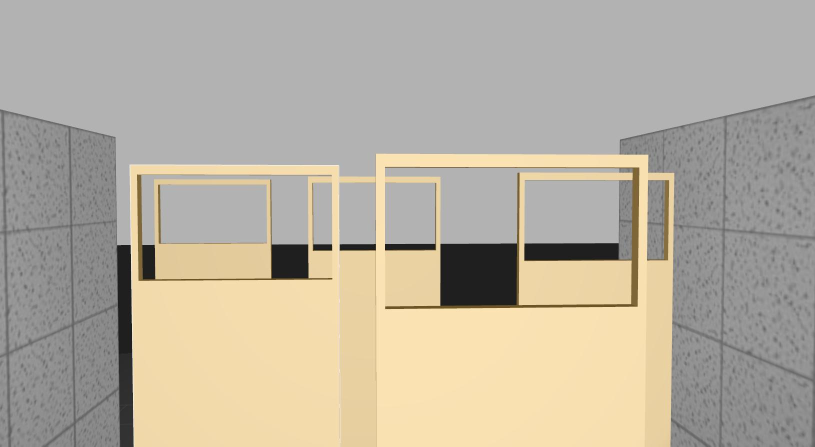
#> input picture image_processing/dataset/mod/mod_1.jpg, 1630 x 893 px (shown at 1/2 size)
$ jupyter execute rectangle_detection.ipynb   (shell and % lines are left out)
#> lines starting #> are read from the running program, lines starting #| are printed output that depends on the picture; after the words box and inside, x2 and y2 are one past the last pixel; in counts of white or black regions, pixels touching at a corner belong together
[cell 1]
import cv2 as cv
import numpy as np
from matplotlib import pyplot as plt

plt.rcParams['figure.figsize'] = [12, 8]
plt.rcParams['figure.dpi'] = 100 # 200 e.g. is really fine, but slower

[cell 2]
impath = './dataset/mod/mod_1.jpg'

[cell 3]
img = cv.imread(impath, cv.IMREAD_COLOR)
#> img is the input picture: shape (893, 1630, 3); mean B, G, R 160.8, 175.6, 183.1
img = cv.GaussianBlur(img, (5, 5), 0)
rgb = cv.cvtColor(img, cv.COLOR_BGR2RGB)
gray = cv.cvtColor(img, cv.COLOR_BGR2GRAY)
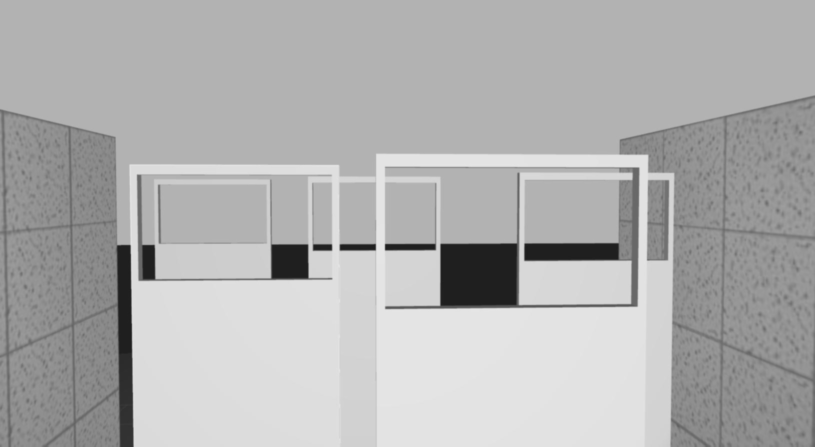
#> gray: shape (893, 1630) (shown at 1/2 size); min 29, max 230, mean 176.2

# [6 lines of commented-out code are left out]
plt.imshow(rgb)

# plt.subplot(2, 2, 3)
# plt.imshow(gray, cmap="gray")

plt.show()

[cell 4]
# HSV Mask on Image
hsv = cv.cvtColor(img, cv.COLOR_BGR2HSV)
#> hsv: shape (893, 1630, 3); mean H, S, V 9.1, 24.7, 183.2

# #fae2b2
lower = np.array([15, 70, 245], dtype=np.uint8)
upper = np.array([25, 80, 255], dtype=np.uint8)

mask = cv.inRange(hsv, lower, upper)
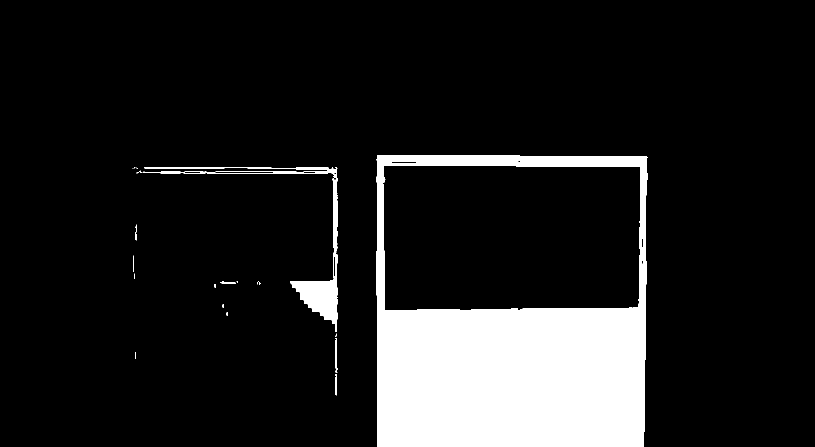
#> mask: shape (893, 1630) (shown at 1/2 size); 12.1% white; 23 white regions (13 under 20 px), largest, box (x1, y1, x2, y2) and area: (753, 310, 1296, 893) 166667, (288, 334, 676, 664) 8627, (285, 343, 364, 347) 234
masked = cv.bitwise_and(img, img, mask=mask)
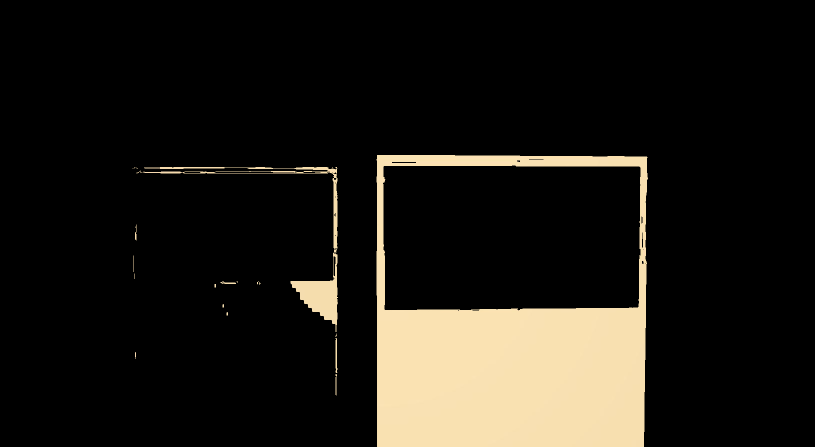
#> masked: shape (893, 1630, 3) (shown at 1/2 size); mean B, G, R 21.4, 27.2, 30.1

gray_masked = cv.cvtColor(masked, cv.COLOR_BGR2GRAY)
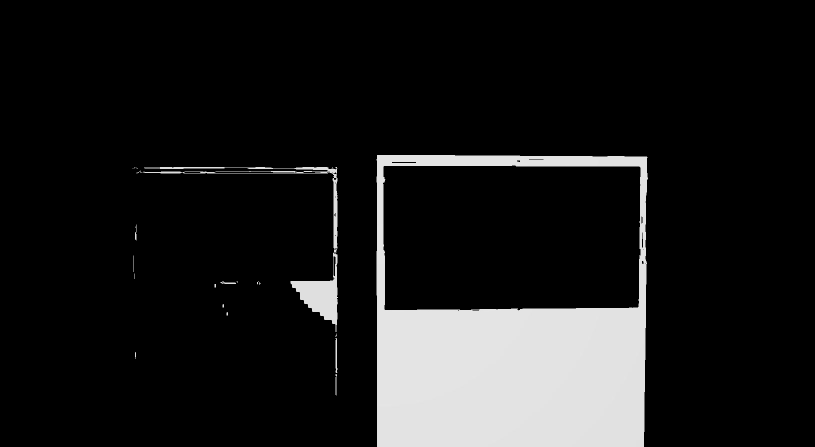
#> gray_masked: shape (893, 1630) (shown at 1/2 size); min 0, max 230, mean 27.4

# plt.subplot(2, 2, 1)
# plt.imshow(img)

plt.subplot(2, 1, 1)
plt.imshow(rgb)

plt.subplot(2, 1, 2)
plt.imshow(mask, cmap='gray')

# plt.subplot(2, 2, 4)
# plt.imshow(result)

[cell 5]
kernel = np.ones((3, 3), dtype=np.uint8)
eroded = cv.erode(mask, kernel, iterations=3)
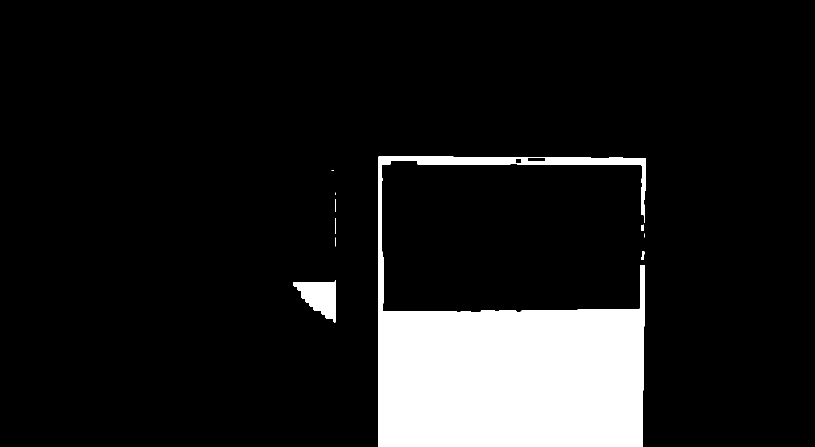
#> eroded: shape (893, 1630) (shown at 1/2 size); 11% white; 10 white regions (4 under 20 px), largest, box (x1, y1, x2, y2) and area: (756, 313, 1292, 893) 155345, (586, 560, 672, 645) 4068, (1282, 503, 1289, 519) 80, (1282, 449, 1288, 462) 66, (670, 436, 672, 467) 48, (670, 398, 672, 423) 44
dilated = cv.dilate(mask, kernel, iterations=3)
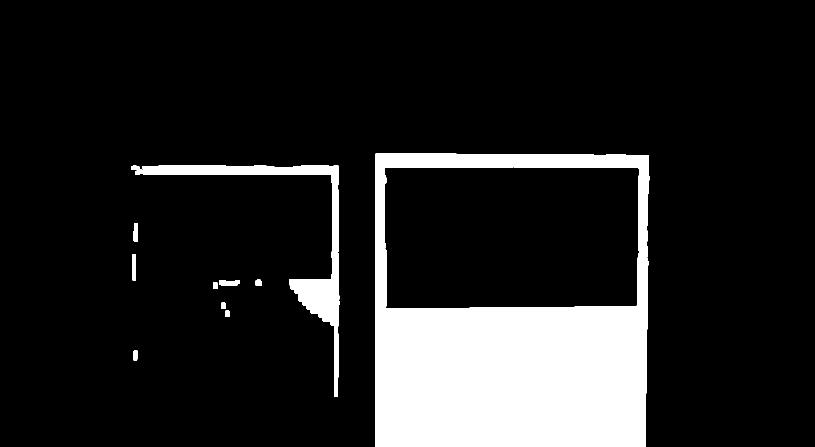
#> dilated: shape (893, 1630) (shown at 1/2 size); 13.5% white; 10 white regions, largest, box (x1, y1, x2, y2) and area: (750, 307, 1299, 893) 177035, (262, 331, 679, 794) 17777, (438, 560, 479, 571) 393

opened = cv.morphologyEx(mask, cv.MORPH_OPEN, kernel, iterations=3)
#> opened: shape (893, 1630); 11.8% white; 8 white regions, largest, box (x1, y1, x2, y2) and area: (753, 310, 1295, 893) 165655, (583, 557, 675, 648) 5142, (667, 433, 675, 470) 288
closed = cv.morphologyEx(mask, cv.MORPH_CLOSE, kernel, iterations=3)
#> closed: shape (893, 1630); 12.3% white; 13 white regions (5 under 20 px), largest, box (x1, y1, x2, y2) and area: (753, 310, 1296, 893) 166961, (273, 334, 676, 791) 11172, (441, 563, 472, 568) 99

[cell 6]
fig, axs = plt.subplots(2, 2)
axs[0, 0].imshow(eroded, cmap='gray')
axs[0, 0].set_title('Eroded')
axs[0, 1].imshow(dilated, cmap='gray')
axs[0, 1].set_title('Dilated')
axs[1, 0].imshow(opened, cmap='gray')
axs[1, 0].set_title('Opened')
axs[1, 1].imshow(closed, cmap='gray')
axs[1, 1].set_title('Closed')


# Hide x labels and tick labels for top plots and y ticks for right plots.
for ax in axs.flat:
    ax.label_outer()

# fig.savefig('morph.png')

[cell 7]
th_gaus = cv.adaptiveThreshold(closed, 255, cv.ADAPTIVE_THRESH_GAUSSIAN_C, cv.THRESH_BINARY, 11, 5)
#> th_gaus: shape (893, 1630); 98.4% white; 13 black regions, largest, box (x1, y1, x2, y2) and area: (262, 330, 680, 794) 7806, (749, 306, 1300, 893) 6858, (767, 331, 1281, 620) 6343
th_mean = cv.adaptiveThreshold(closed, 255, cv.ADAPTIVE_THRESH_MEAN_C, cv.THRESH_BINARY, 11, 5)
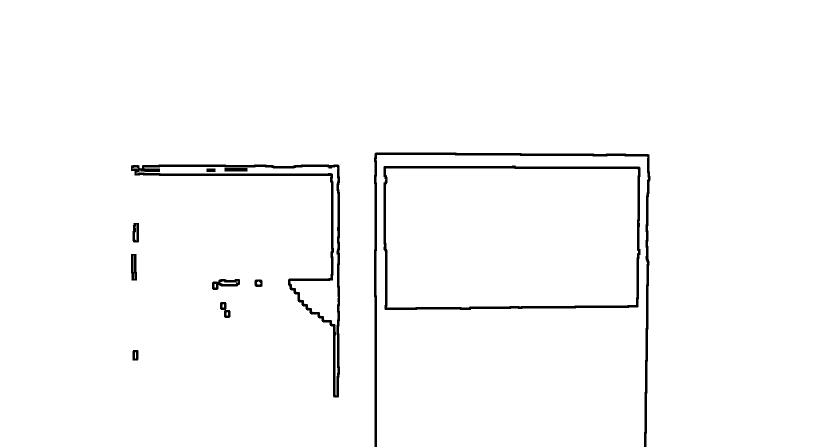
#> th_mean: shape (893, 1630) (shown at 1/2 size); 98% white; 11 black regions, largest, box (x1, y1, x2, y2) and area: (262, 329, 680, 795) 9961, (748, 305, 1301, 893) 8652, (767, 331, 1281, 620) 7966

[cell 8]
img = cv.imread(impath, cv.IMREAD_COLOR)
rgb = cv.cvtColor(img, cv.COLOR_BGR2RGB)
blur = cv.GaussianBlur(rgb, (5, 5), 0)

fig, axs = plt.subplots(2, 2)
axs[0, 0].imshow(rgb)
axs[0, 0].set_title('Original Frame')
axs[0, 1].imshow(blur)
axs[0, 1].set_title('Gaussian Blur (5, 5) Kernel')
axs[1, 0].imshow(th_mean, cmap='gray')
axs[1, 0].set_title('Adaptive Mean Thresholding')
axs[1, 1].imshow(th_gaus, cmap='gray')
axs[1, 1].set_title('Adaptive Gaussian Thresholding')


# Hide x labels and tick labels for top plots and y ticks for right plots.
for ax in axs.flat:
    ax.label_outer()

# fig.savefig('morph.png')

[cell 9]
img_open_edged = cv.Canny(opened, 30, 200)
#> img_open_edged: shape (893, 1630); 0.27% white in thin lines or dots, all inside (x1, y1, x2, y2) = (582, 309, 1295, 893)
img_close_edged = cv.Canny(closed, 30, 200)
#> img_close_edged: shape (893, 1630); 0.38% white in thin lines or dots, all inside (x1, y1, x2, y2) = (264, 309, 1296, 893)
img_gaus_edged = cv.Canny(th_gaus, 30, 200)
#> img_gaus_edged: shape (893, 1630); 0.77% white in thin lines or dots, all inside (x1, y1, x2, y2) = (261, 305, 1300, 893)
img_mean_edged = cv.Canny(th_mean, 30, 200)
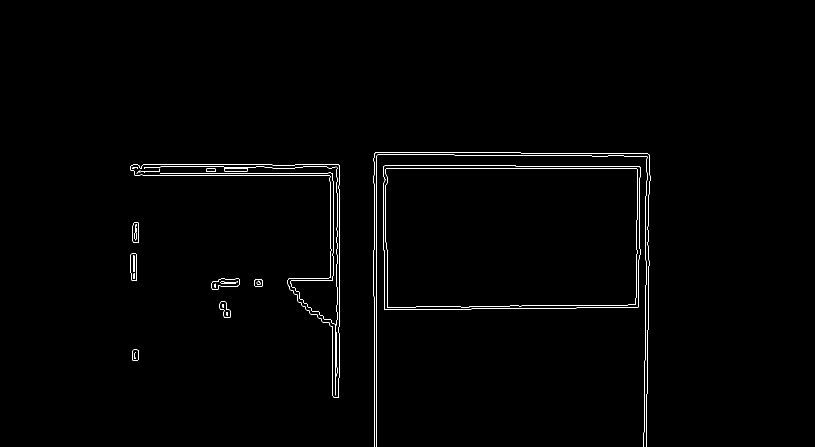
#> img_mean_edged: shape (893, 1630) (shown at 1/2 size); 0.78% white in thin lines or dots, all inside (x1, y1, x2, y2) = (261, 304, 1301, 893)

[cell 10]
plt.subplot(2, 2, 1)
plt.imshow(img_open_edged, cmap='gray')

plt.subplot(2, 2, 2)
plt.imshow(img_close_edged, cmap='gray')

plt.subplot(2, 2, 3)
plt.imshow(img_gaus_edged, cmap='gray')

plt.subplot(2, 2, 4)
plt.imshow(img_mean_edged, cmap='gray')

[cell 11]
img = cv.imread(impath, cv.IMREAD_COLOR)
rgb = cv.cvtColor(img, cv.COLOR_BGR2RGB)

rgb_cont = rgb.copy()
rgb_rect = rgb.copy()

contours, hierarchy = cv.findContours(closed, cv.RETR_CCOMP, cv.CHAIN_APPROX_NONE)
#> contours = 16 contours, 8 with area under 20; largest, box (x1, y1, x2, y2) and area: (753, 310, 1296, 893) 311568, (766, 330, 1282, 621) 146519, (273, 334, 676, 791) 10664, (448, 335, 496, 344) 374, (412, 336, 432, 345) 150, (441, 563, 472, 568) 66, (270, 449, 273, 481) 33, (514, 562, 521, 569) 22

contour = max(contours, key=cv.contourArea)
#> contour = contour of 2233 points, box (x1, y1, x2, y2) (753, 310, 1296, 893), area 311568
boundingRect = cv.boundingRect(contour)
#> boundingRect = (753, 310, 543, 583)

_ = cv.drawContours(rgb_cont, [contour], -1, (0, 255, 0), 3)
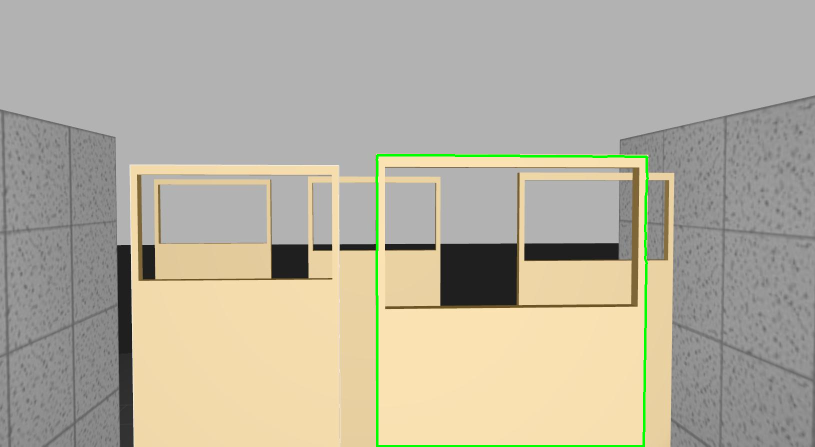
#> rgb_cont: shape (893, 1630, 3) (shown at 1/2 size); mean R, G, B 181.4, 175.8, 159.6
# _ = cv.drawContours(img, contours, -1, (0, 255, 0), 3)

_ = cv.rectangle(rgb_rect, boundingRect, color=(255, 0, 255), thickness=4)

_ = cv.circle(
    rgb_rect,
    center=(boundingRect[0] + boundingRect[2] // 2, 450),
    radius=1,
    color=(0, 255, 255),
    thickness=30
)
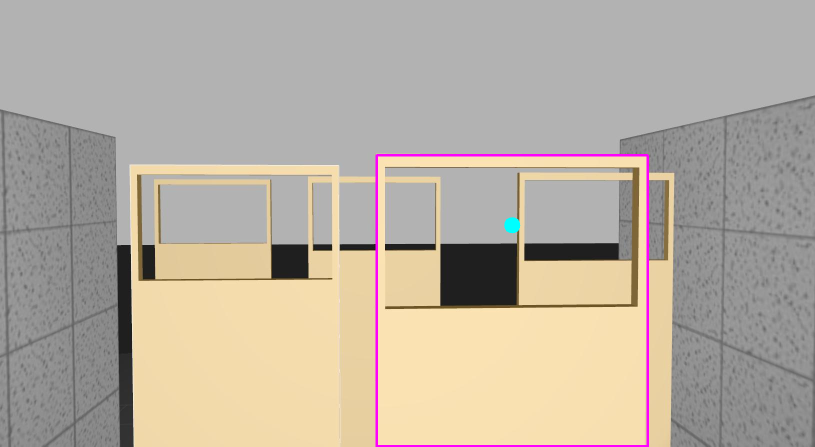
#> rgb_rect: shape (893, 1630, 3) (shown at 1/2 size); mean R, G, B 183.2, 174.2, 161.4

[cell 12]
fig, axs = plt.subplots(2, 1)
axs[0].imshow(rgb_cont)
axs[0].set_title('Detected Contour')
axs[1].imshow(rgb_rect)
axs[1].set_title('Bounding Rectangle and Center')


# Hide x labels and tick labels for top plots and y ticks for right plots.
for ax in axs.flat:
    ax.label_outer()

# fig.savefig('morph.png')

$ run again, with image_processing/dataset/mod/mod_0.jpg copied over image_processing/dataset/mod/mod_1.jpg
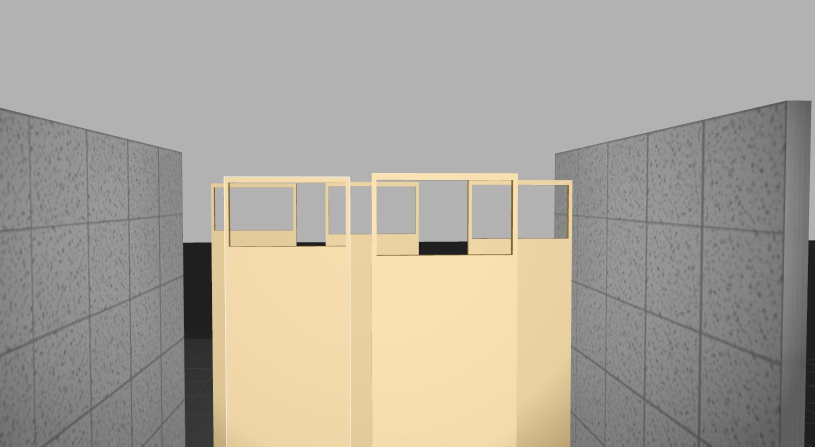
#> input picture image_processing/dataset/mod/mod_0.jpg, 1630 x 893 px (shown at 1/2 size)
#> img is the input picture: shape (893, 1630, 3); mean B, G, R 155, 165.4, 170.6
#> hsv: shape (893, 1630, 3); mean H, S, V 6.5, 17.1, 170.7
#> `mask = cv.inRange(hsv, lower, upper)`:
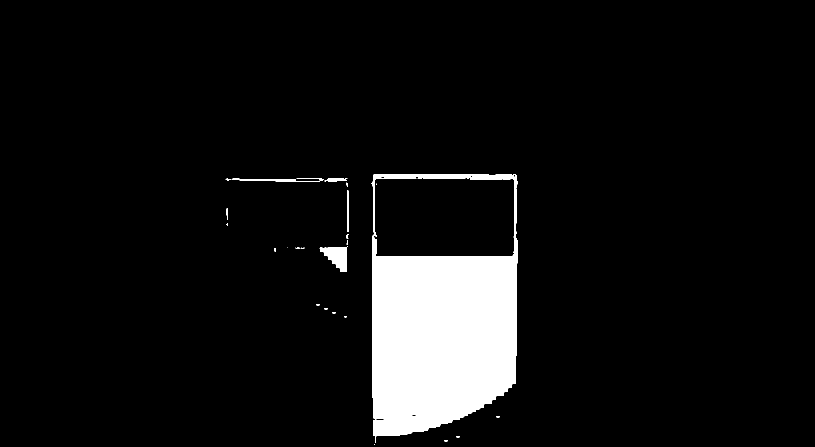
#> mask: shape (893, 1630) (shown at 1/2 size); 7% white; 24 white regions (13 under 20 px), largest, box (x1, y1, x2, y2) and area: (743, 348, 1036, 886) 98192, (639, 492, 695, 544) 1683, (463, 356, 648, 364) 632
#> eroded: shape (893, 1630); 6.3% white; 7 white regions (1 under 20 px), largest, box (x1, y1, x2, y2) and area: (747, 481, 1032, 869) 89919, (643, 498, 691, 541) 1087, (947, 352, 1024, 356) 273, (771, 351, 828, 355) 228, (839, 351, 930, 354) 172, (753, 351, 759, 355) 22
#> dilated: shape (893, 1630); 7.8% white; 13 white regions, largest, box (x1, y1, x2, y2) and area: (740, 345, 1039, 893) 106154, (448, 353, 700, 547) 6213, (450, 413, 458, 455) 322
#> opened: shape (893, 1630); 6.8% white; 7 white regions, largest, box (x1, y1, x2, y2) and area: (744, 478, 1035, 872) 94497, (640, 495, 694, 544) 1669, (944, 349, 1027, 359) 807
#> closed: shape (893, 1630); 7% white; 14 white regions (9 under 20 px), largest, box (x1, y1, x2, y2) and area: (743, 348, 1036, 886) 98425, (451, 356, 697, 544) 3153, (453, 416, 455, 452) 52, (591, 495, 609, 498) 52, (549, 496, 552, 503) 21
#> th_gaus: shape (893, 1630); 99% white; 14 black regions, largest, box (x1, y1, x2, y2) and area: (739, 344, 1040, 893) 6459, (448, 352, 701, 548) 3839, (750, 357, 1028, 513) 3394
#> th_mean: shape (893, 1630); 98.6% white; 11 black regions, largest, box (x1, y1, x2, y2) and area: (739, 343, 1041, 893) 8356, (448, 351, 702, 549) 4972, (750, 357, 1028, 513) 4247
#> img_open_edged: shape (893, 1630); 0.15% white in thin lines or dots, all inside (x1, y1, x2, y2) = (639, 347, 1035, 872)
#> img_close_edged: shape (893, 1630); 0.25% white in thin lines or dots, all inside (x1, y1, x2, y2) = (450, 347, 1036, 893)
#> img_gaus_edged: shape (893, 1630); 0.51% white in thin lines or dots, all inside (x1, y1, x2, y2) = (447, 343, 1040, 893)
#> img_mean_edged: shape (893, 1630); 0.52% white in thin lines or dots, all inside (x1, y1, x2, y2) = (447, 342, 1041, 893)
#> contours = 15 contours, 11 with area under 20; largest, box (x1, y1, x2, y2) and area: (743, 348, 1036, 886) 140457, (749, 356, 1029, 514) 43252, (451, 356, 697, 544) 2681, (591, 495, 609, 498) 33
#> contour = contour of 1580 points, box (x1, y1, x2, y2) (743, 348, 1036, 886), area 140457
#> boundingRect = (743, 348, 293, 538)
#> rgb_cont: shape (893, 1630, 3); mean R, G, B 169.3, 165.6, 154
#> `_ = cv.circle( rgb_rect, center=(boundingRect[0] + boundingRect[2] // ..`:
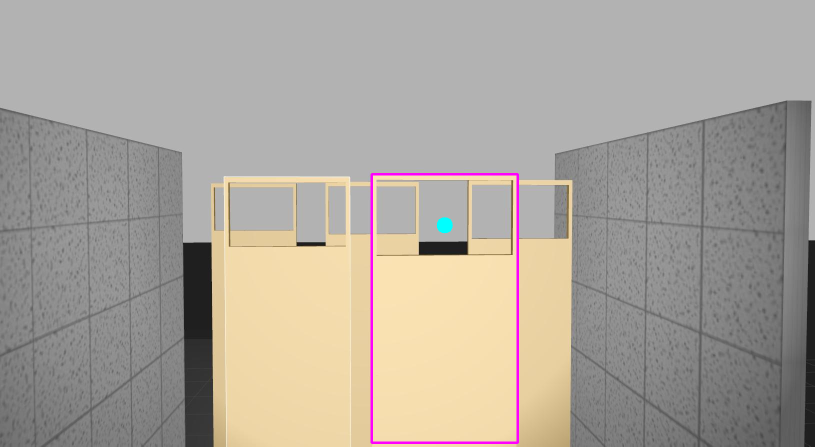
#> rgb_rect: shape (893, 1630, 3) (shown at 1/2 size); mean R, G, B 170.6, 164.2, 155.5

$ run again, with image_processing/dataset/mod/mod_2.jpg copied over image_processing/dataset/mod/mod_1.jpg
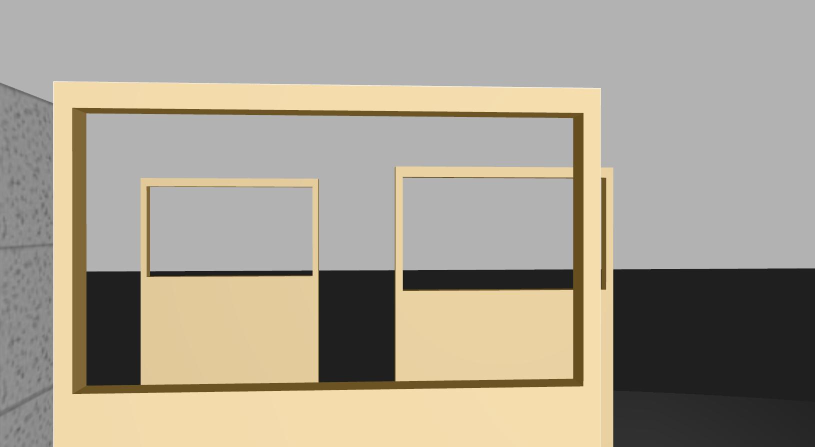
#> input picture image_processing/dataset/mod/mod_2.jpg, 1630 x 893 px (shown at 1/2 size)
#> img is the input picture: shape (893, 1630, 3); mean B, G, R 145.4, 160.1, 167.5
#> hsv: shape (893, 1630, 3); mean H, S, V 9.4, 27.7, 167.6
#> mask: shape (893, 1630); 3.5% white; 53 white regions (44 under 20 px), largest, box (x1, y1, x2, y2) and area: (944, 178, 1199, 893) 49212, (592, 173, 700, 178) 385, (385, 170, 448, 173) 188
#> eroded: shape (893, 1630); 2.9% white; 3 white regions (2 under 20 px), largest, box (x1, y1, x2, y2) and area: (954, 181, 1196, 893) 42261
#> dilated: shape (893, 1630); 4.3% white; 33 white regions, largest, box (x1, y1, x2, y2) and area: (941, 175, 1202, 893) 56117, (589, 170, 715, 181) 1233, (382, 167, 451, 176) 620
#> opened: shape (893, 1630); 3.4% white; 1 white region, box (x1, y1, x2, y2) and area: (951, 178, 1199, 893) 49064
#> closed: shape (893, 1630); 3.5% white; 40 white regions (28 under 20 px), largest, box (x1, y1, x2, y2) and area: (944, 178, 1199, 893) 49388, (592, 173, 712, 178) 435, (385, 170, 448, 173) 188
#> th_gaus: shape (893, 1630); 99% white; 32 black regions, largest, box (x1, y1, x2, y2) and area: (940, 174, 1203, 893) 8698, (589, 169, 715, 182) 1010, (381, 166, 451, 177) 555
#> th_mean: shape (893, 1630); 98.7% white; 29 black regions, largest, box (x1, y1, x2, y2) and area: (939, 173, 1204, 893) 11105, (588, 168, 716, 183) 1323, (380, 165, 452, 178) 739
#> img_open_edged: shape (893, 1630); 0.15% white in thin lines or dots, all inside (x1, y1, x2, y2) = (950, 177, 1199, 893)
#> img_close_edged: shape (893, 1630); 0.22% white in thin lines or dots, all inside (x1, y1, x2, y2) = (109, 168, 1199, 893)
#> img_gaus_edged: shape (893, 1630); 0.49% white in thin lines or dots, all inside (x1, y1, x2, y2) = (107, 165, 1203, 893)
#> img_mean_edged: shape (893, 1630); 0.51% white in thin lines or dots, all inside (x1, y1, x2, y2) = (170, 164, 1204, 893)
#> contours = 40 contours, 34 with area under 20; largest, box (x1, y1, x2, y2) and area: (944, 178, 1199, 893) 48224, (592, 173, 712, 178) 314, (385, 170, 448, 173) 124, (914, 216, 952, 221) 76, (784, 174, 815, 178) 46, (175, 173, 191, 176) 26
#> contour = contour of 2325 points, box (x1, y1, x2, y2) (944, 178, 1199, 893), area 48224
#> boundingRect = (944, 178, 255, 715)
#> rgb_cont: shape (893, 1630, 3); mean R, G, B 165.6, 160.4, 144.1
#> `_ = cv.circle( rgb_rect, center=(boundingRect[0] + boundingRect[2] // ..`:
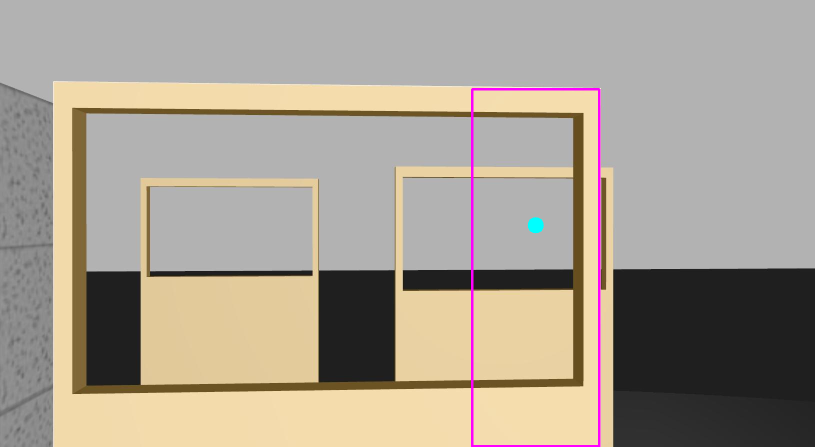
#> rgb_rect: shape (893, 1630, 3) (shown at 1/2 size); mean R, G, B 167.6, 158.8, 146
